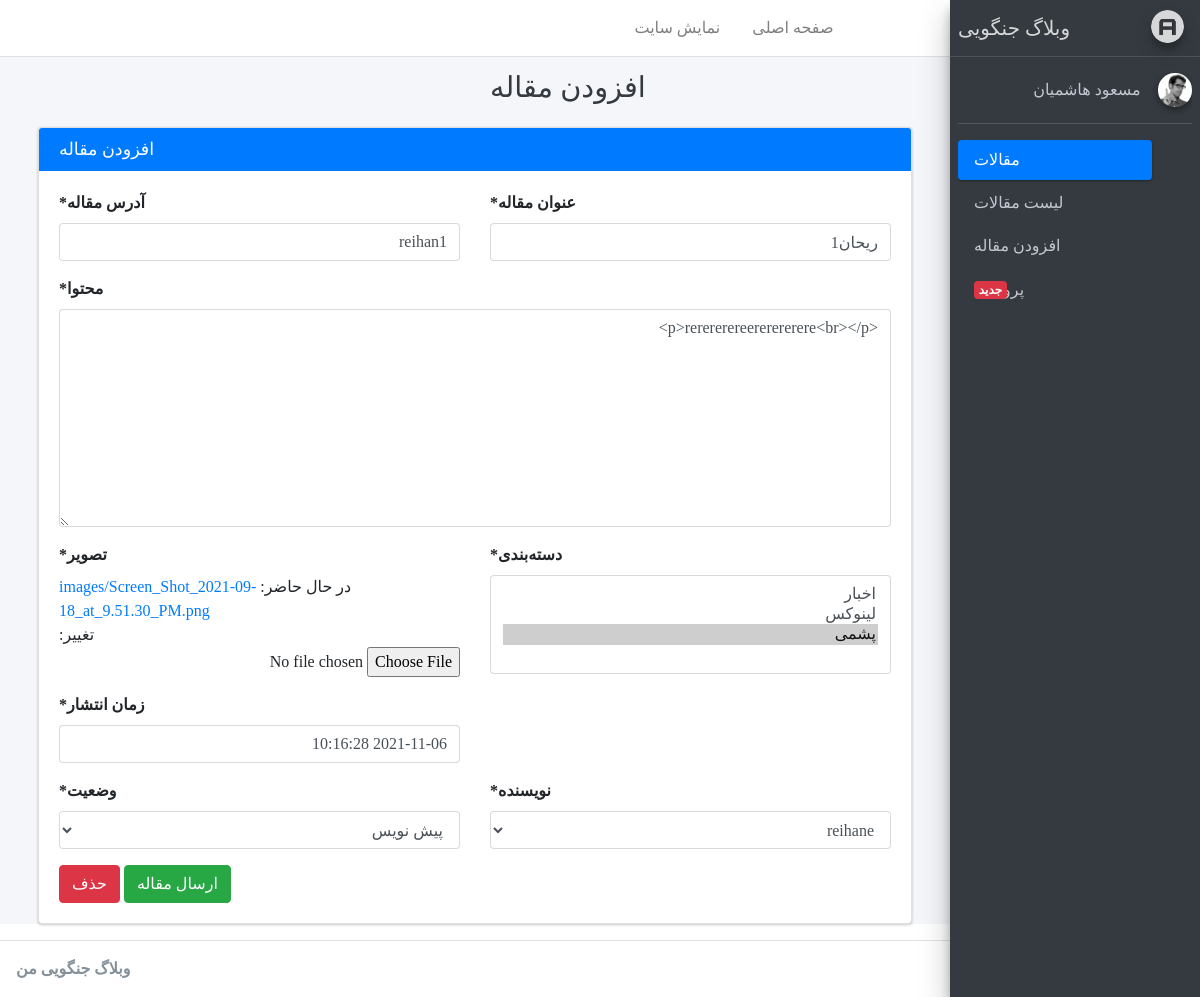
/account/article/update/4 (signed in), run on an earlier commit of the app's database.
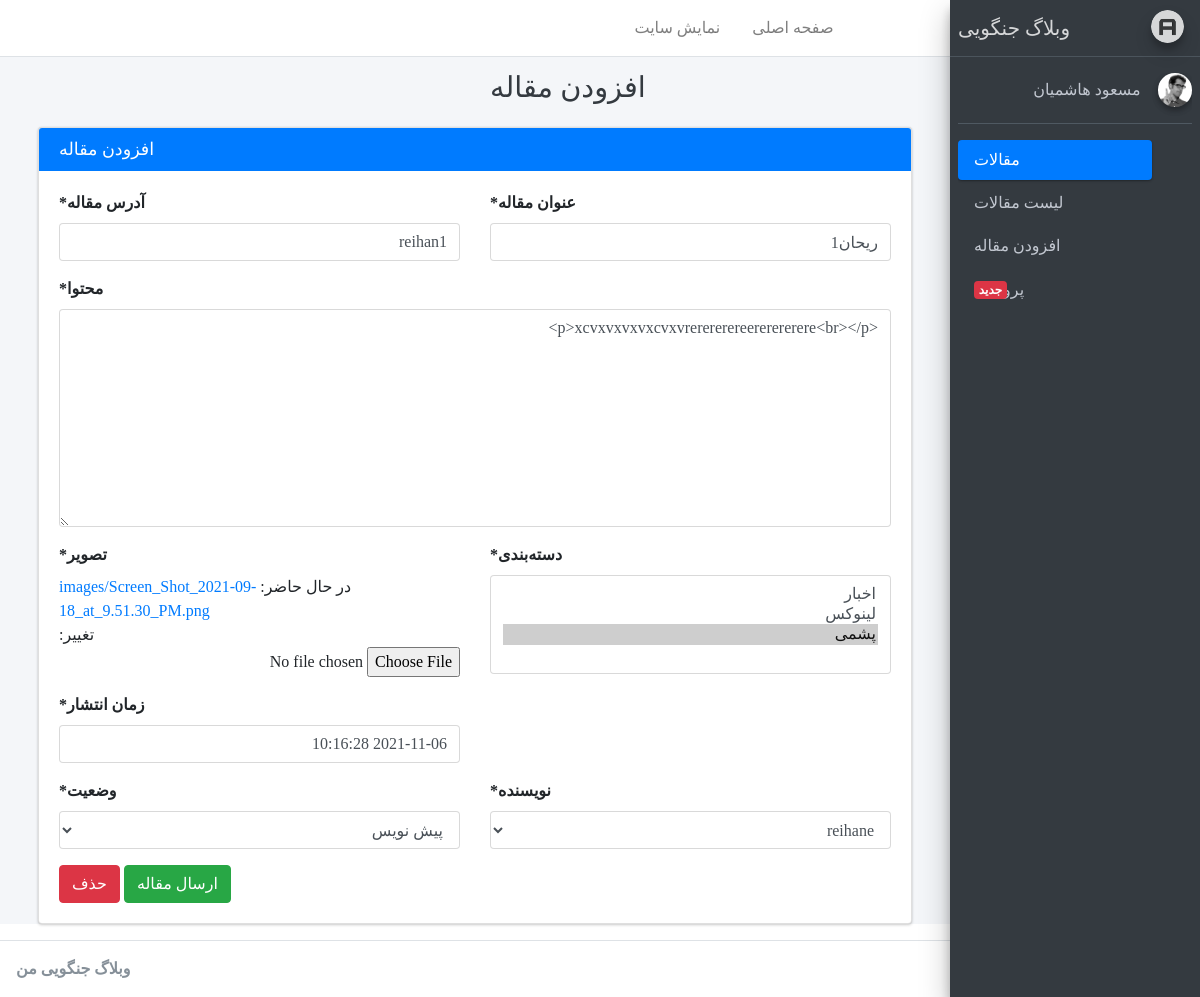
And on a later commit of the database.
### blog/models.py (models this page shows, shortened)
class Article(models.Model):
    STATUS_CHOICES = (
        ('d','پیش نویس'),
        ('p','منتشر شده')
    )
    author = models.ForeignKey(User, null=True, on_delete=models.SET_NULL,related_name='articles',verbose_name='نویسنده')
    title = models.CharField(max_length=200,verbose_name = "عنوان مقاله")
    slug = models.SlugField(max_length=100,unique=True,verbose_name = "آدرس مقاله")
    category = models.ManyToManyField(Category,verbose_name='دسته‌بندی',related_name="articles")
    description = models.TextField(verbose_name = "محتوا")
    thumbnail = models.ImageField(upload_to="images",verbose_name = "تصویر")
    publish = models.DateTimeField(default=timezone.now,verbose_name = "زمان انتشار")
    created = models.DateTimeField(auto_now_add=True)
    updated = models.DateTimeField(auto_now=True)
    status = models.CharField(max_length=1,choices=STATUS_CHOICES,verbose_name = "وضعیت")
    class Meta:
        verbose_name = "مقاله"
        verbose_name_plural = "مقالات"
        ordering = ['-publish']
    def jpublish(self):
        return jalali_converter(self.publish)
    jpublish.short_description = "زمان انتشار"
    def thumbnail_tag(self):
        return format_html("<img width=100 height=70 style='border-radius: 5px;' src='{}'>".format(self.thumbnail.url))
    thumbnail_tag.short_description = "عکس"
    def category_to_str(self):
        return "، ".join([category.title for category in self.category.active()])
    category_to_str.short_description = "دسته‌بندی"
    objects = ArticleManager()

### account/views.py (the view)
# urls.py: path('article/update/<int:pk>',ArticleUpdate.as_view(),name="article-update"),
class ArticleUpdate(AuthorAccessMixin,FormValidMixin,FieldsMixin,UpdateView):
    model = Article
    template_name = "registration/article-create-update.html"

### account/mixins.py (called while the page is built, shortened)
    def dispatch(self, request, *args, **kwargs):
        if request.user.is_superuser:
            self.fields = ["author",
                            "title",
                            "slug",
                            "category",
                            "description",
                            "thumbnail",
                            "publish",
                            "status"
                          ]
        else:
            raise Http404("you can't see this page")
        return super().dispatch(request, *args, **kwargs)

    def dispatch(self, request,pk, *args, **kwargs):
        article = get_object_or_404(Article,pk=pk)
        if article.author == request.user and article.status == 'd' or request.user.is_superuser:
            return super().dispatch(request, *args, **kwargs)
        else:
            raise Http404("you can't see this page")

### blog/models.py (called while the page is built)
    def __str__(self):
        return self.title

### blog/templatetags/blog_tags.py (called while the page is built)
@register.inclusion_tag("registration/partials/link.html")
def link(request,link_name,content):
    return {
        "request" : request,
        "link_name" : link_name,
        "link" : "account:{}".format(link_name),
        "content" : content ,
    }

### templates/registration/article-create-update.html
{% extends 'registration/base.html' %}
{% load crispy_forms_tags %}
{% block title %}{% block title-meta %}
    افزودن مقاله
{% endblock %}{% endblock %}
{% block main %}
    <div class="col-md-12">
        <div class="card card-primary">
            <div class="card-header">
                <h3 class="card-title mb-0 float-left">
                    افزودن مقاله
                </h3>
            </div>
            <div class="card-body">
                <form method="post" enctype="multipart/form-data">{% csrf_token %}
                    <div class="row">
                        <div class="col-6">
                            {{ form.title|as_crispy_field }}
                        </div>
                        <div class="col-6">
                            {{ form.slug|as_crispy_field }}
                        </div>
                        <div class="col-12">
                            {{ form.description|as_crispy_field }}
                        </div>
                        <div class="col-6">
                            {{ form.category|as_crispy_field }}
                        </div>
                        <div class="col-6">
                            {{ form.thumbnail|as_crispy_field }}
                            {{ form.publish|as_crispy_field }}
                        </div>
                        {% if user.is_superuser %}
                            <div class="col-6">
                                {{ form.author|as_crispy_field }}
                            </div>
                            <div class="col-6">
                                {{ form.status|as_crispy_field }}
                            </div>
                        {% endif %}
                    </div>
                    <button class="btn btn-success">ارسال مقاله</button>
                    {% if user.is_superuser and request.resolver_match.kwargs.pk %}
                        <a href="{% url 'account:article-delete' request.resolver_match.kwargs.pk %}" class="btn btn-danger">حذف</a>
                    {% endif %}
                </form>
            </div>
        </div>
    </div>
{% endblock %}

What changed in the data, as far as the page shows it:
changed Article "ریحان1": description "<p>rerererereererererere<br></p>" → "<p>xcvxvxvxvxcvxvrerererereererererere<br></p>"
